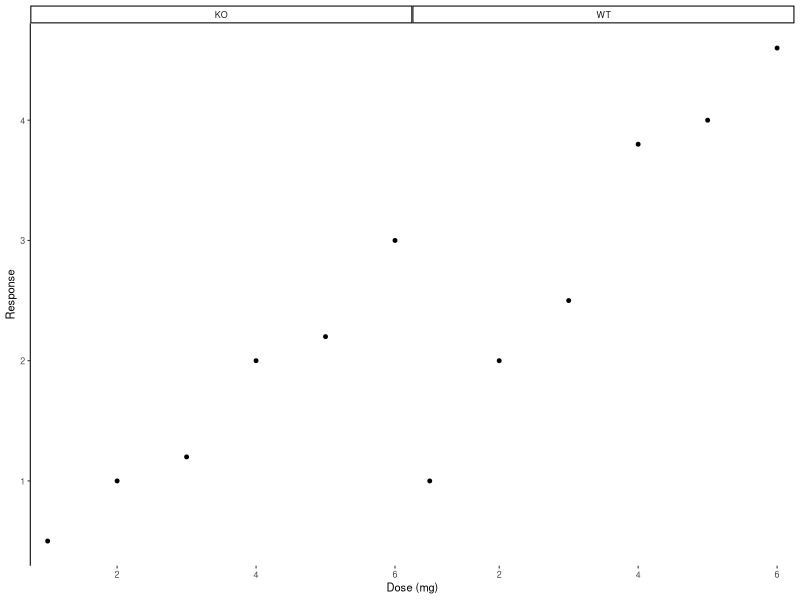
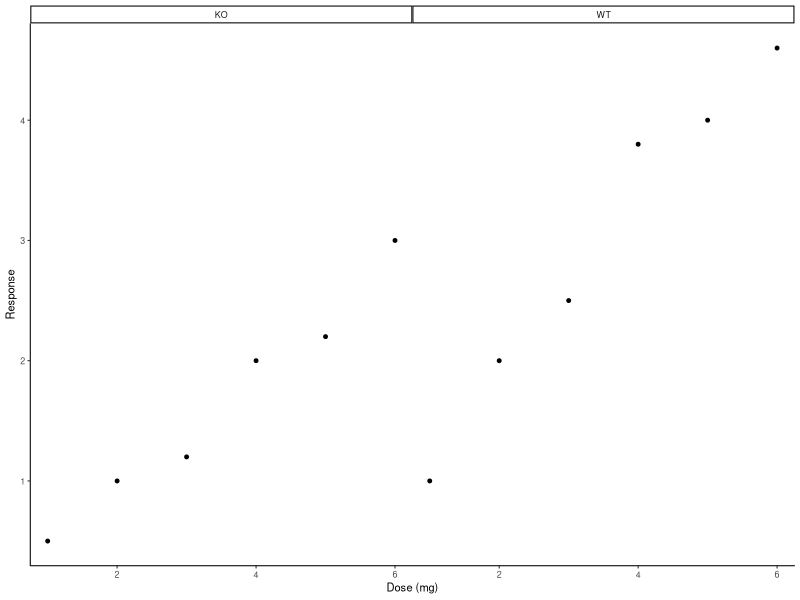

R code for these plots, in order:
# SVG fixture for src/io/svg/plotResize.ts (note 17, issue 39): ggplot2 facets that touch
# (`panel.spacing = unit(0, "pt")`) with one x axis line drawn along the whole row (added to the
# gtable across both panels, as a figure tweaked by hand), through R's svg() (cairo) device.
# Made with R 4.6 and ggplot2 4.0:
#   Rscript scripts/svg-fixtures/r-facets-joined.R src/io/svg/fixtures/r-facets-joined.svg
library(ggplot2)
library(grid)
out <- commandArgs(TRUE)[1]
d <- data.frame(
  dose = rep(1:6, 2),
  resp = c(1, 2, 2.5, 3.8, 4, 4.6, 0.5, 1, 1.2, 2, 2.2, 3),
  line = rep(c("WT", "KO"), each = 6)
)
p <- ggplot(d, aes(dose, resp)) + geom_point(size = 1) +
  facet_wrap(~line, nrow = 1) + labs(x = "Dose (mg)", y = "Response") +
  theme_classic(base_size = 8) +
  theme(panel.spacing = unit(0, "pt"), axis.line.x = element_blank())
svg(out, width = 4, height = 2.4)
g <- ggplotGrob(p)
panels <- g$layout[grepl("^panel", g$layout$name), ]
g <- gtable::gtable_add_grob(
  g, segmentsGrob(0, 0, 1, 0, gp = gpar(lwd = 1)),
  t = min(panels$t), l = min(panels$l), r = max(panels$r), z = Inf, clip = "off",
  name = "axis-line-x"
)
grid.draw(g)
invisible(dev.off())
